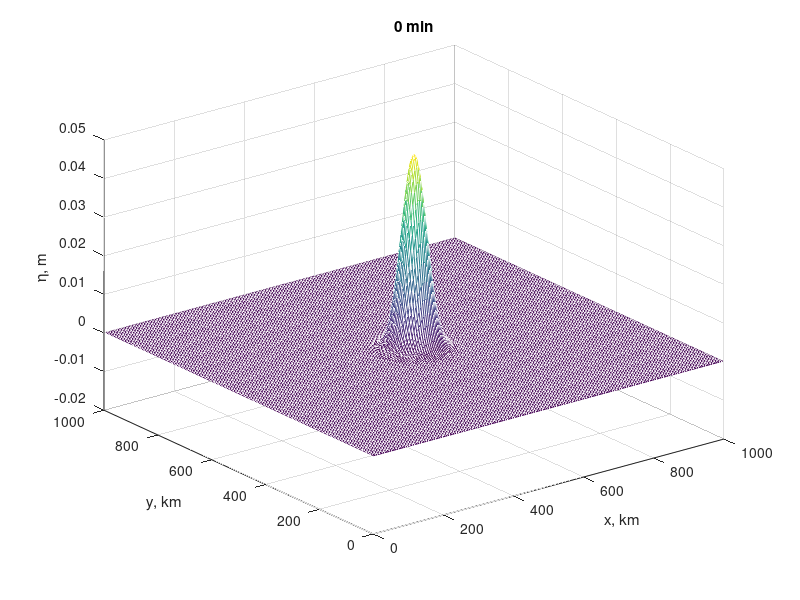

Here is the MATLAB script that generated this plot: (Note: this script raises an error after producing the figure.)
clear all;close all;clc

% 非线性潮波方程eq 3.5.1 孙文心 江文胜 李磊教科书

f=3.e-3; %Coriolis parameter s^-1
Cd=1.e-5; %Drag coefficiant, non-dimensional
g=9.8; %gravitational acceleration, m/s^2
L=1.e6;% dimension of the domain in meter
Nx=200; %no. of grid in each direction
Ny=Nx;
dx=L/Nx; %grid size, in m
xc=0.5*Nx; %center of the initial perturbation

% initialize the matrix
u=zeros(Nx,Ny); %u(n)
v=zeros(Nx,Ny); %v(n)
eta=zeros(Nx,Ny); %eta(n)
h=zeros(Nx,Ny);
u1=u; %u(n+1)
v1=v; %v(n+1)
eta1=eta; %eta(n+1)
d=u;
e=u;
beta1=u; %coe used in the frictin term
beta2=u; %coe used in the friction term
us=u; %imnmediate step u*
vs=v; %immediate step v*


[X,Y]=meshgrid(1:Nx,1:Ny);
H0=2000; %mean water depth,
h=H0*(1-0.8*exp( (-(X-xc*1.6).^2-(Y-xc*1.6).^2))); %add bathmetry
figure;mesh((1:Nx)*dx*1.e-3,(1:Nx)*dx*1.e-3,-h);colorbar;title('bathmetry, m')
xlabel('x, km')
ylabel('y, km')


dt=min([dx/sqrt(g*max(h(:))),Cd/f^2]); %time step, s
% dt=10; %time step in seconds
ns=max([10/dt, 20]);

%initial surf ssh
eta=0.05*exp( -(X-xc).^2/8^2-(Y-xc).^2/8^2);
H=eta+h;

ju=2:Nx-1; %x-grid (eastward) indices for u and d
ku=1:Ny-1; %y-grid (northward)indicces for u and d
d(ju,ku)=0.5*( H(ju,ku)+H(ju-1,ku) );

jv=1:Nx-1; %x-grid (eastward) indices for v and e
kv=2:Ny-1; %y-grid (northward)indicces for v and e
e(jv,kv)=0.5*( H(jv,kv)+H(jv,kv-1) );

je=jv;   % x-grid (eastward) indices for eta
ke=ku;  % y-grid (northward) indices for eta

ts=sum(eta(:)); %used for check mass conservation;
disp(['initial mass is ',num2str(ts),'!']);



niter=0;T=0;
while niter*dt<(1801.1*10)/2
    % ======================================第一步=============================
    % 3.5.1第一式先算水位
    eta1(je,ke)=eta(je,ke)-(d(je+1,ke).*u(je+1,ke)-d(je,ke).*u(je,ke)......
        +e(je,ke+1).*v(je,ke+1)-e(je,ke).*v(je,ke))*dt/dx;

    % update H， d， e， and the coeff beta1 beta2 used in eq. 3.5.1'
    H=eta1+h;
    d(ju,ku)=0.5*( H(ju,ku)+H(ju-1,ku) );
    e(jv,kv)=0.5*( H(jv,kv)+H(jv,kv-1) );
    beta1(ju,ku)=Cd*sqrt( u(ju,ku).^2 +......
        0.25^2*(v(ju,ku+1)+v(ju,ku)+v(ju-1,ku)+v(ju-1,ku+1)).^2 ......
        )./d(ju,ku);
    beta2(jv,kv)=Cd*sqrt( v(jv,kv).^2 +......
        0.25^2*(u(jv,kv)+u(jv+1,kv)+u(jv,kv-1)+u(jv+1,kv-1)).^2 ......
        )./e(jv,kv);

    % % % eq. 3.5.1': 中间时刻u*=us v*=vs,
    us(ju,ku) = u(ju,ku) + f*dt*0.25*( v(ju,ku+1)+v(ju,ku)+v(ju-1,ku)+v(ju-1,ku+1) ) ......
        - g*dt/dx*( eta1(ju,ku)-eta1(ju-1,ku) );
    us(ju,ku) = us(ju,ku)./(1+beta1(ju,ku)*dt);
    vs(jv,kv) = v(jv,kv) - f*dt*0.25*( u(jv,kv)+u(jv+1,kv)+u(jv,kv-1)+u(jv+1,kv-1) ) ......
        - g*dt/dx*( eta1(jv,kv)-eta1(jv,kv-1) );
    vs(jv,kv) = vs(jv,kv)./(1+beta2(jv,kv)*dt);


    %================================= 第二步  ================================
    % Coeffs in the 2nd step, eq.3.5.2'
    lambd=zeros(Nx,Ny);
    lambdr=zeros(Nx,Ny);
    lambdl=zeros(Nx,Ny);
    nu=zeros(Nx,Ny);
    nuu=zeros(Nx,Ny);
    nud=zeros(Nx,Ny);

    lambd(ju,ku)=0.25*(us(ju-1,ku)+2*us(ju,ku)+us(ju+1,ku))*dt/(2*dx);
    nuu(ju,ku)=(vs(ju-1,ku+1)+vs(ju,ku+1))*dt/(4*dx);
    nud(ju,ku)=(vs(ju-1,ku)+vs(ju,ku))*dt/(4*dx);

    nu(jv,kv)=0.25*(vs(jv,kv-1)+2*vs(jv,kv)+vs(jv,kv+1))*dt/(2*dx);
    lambdr(jv,kv)=(us(jv+1,kv)+us(jv+1,kv-1))*dt/(4*dx);
    lambdl(jv,kv)=(us(jv,kv)+us(jv,kv-1))*dt/(4*dx);

    for jj=2:Nx-1
        for kk=1:Ny-1
            if kk>1
                u1(jj,kk)=(1+lambd(jj,kk)+nuu(jj,kk))*us(jj,kk)......
                    -lambd(jj,kk)*(us(jj+1,kk)-u1(jj-1,kk))......
                    -nuu(jj,kk)*us(jj,kk+1) + nud(jj,kk)*u1(jj,kk-1);
            else
                u1(jj,kk)=(1+lambd(jj,kk)+nuu(jj,kk))*us(jj,kk)......
                    -lambd(jj,kk)*(us(jj+1,kk)-u1(jj-1,kk))......
                    -nuu(jj,kk)*us(jj,kk+1) +       0; %this boundary condition could be improved!
            end
            u1(jj,kk)=u1(jj,kk)/(1+lambd(jj,kk)+nud(jj,kk));
        end
    end


    for kk=2:Ny-1
        for jj=1:Nx-1
            if jj>1
                v1(jj,kk)=(1+lambdr(jj,kk)+nu(jj,kk))*vs(jj,kk)......
                    -nu(jj,kk)*(vs(jj,kk+1)-v1(jj,kk-1))......
                    -lambdr(jj,kk)*vs(jj+1,kk) + lambdl(jj,kk)*v1(jj-1,kk);
            else
                v1(jj,kk)=(1+lambdr(jj,kk)+nu(jj,kk))*vs(jj,kk)......
                    -nu(jj,kk)*(vs(jj,kk+1)-v1(jj,kk-1))......
                    -lambdr(jj,kk)*vs(jj+1,kk) + 0;
            end
            v1(jj,kk)=v1(jj,kk)/(1+lambdl(jj,kk)+nu(jj,kk));
        end
    end


    %======================= 第三步 n+1时刻(eta, d, e) -> n+2时刻的eta=============
    eta(je,ke)=eta1(je,ke)-(d(je+1,ke).*u1(je+1,ke)-d(je,ke).*u1(je,ke)+......
        e(je,ke+1).*v1(je,ke+1)-e(je,ke).*v1(je,ke))*dt/dx;

    % update beta1 beta2 again for eq.3.5.1'
    H=eta+h;
    d(ju,ku)=0.5*( H(ju,ku)+H(ju-1,ku) );
    e(jv,kv)=0.5*( H(jv,kv)+H(jv,kv-1) );
    beta1(ju,ku)=Cd*sqrt( u1(ju,ku).^2 +......
        0.25^2*(v1(ju,ku+1)+v1(ju,ku)+v1(ju-1,ku)+v1(ju-1,ku+1)).^2 ......
        )./d(ju,ku);
    beta2(jv,kv)=Cd*sqrt( v1(jv,kv).^2 +......
        0.25^2*(u1(jv,kv)+u1(jv+1,kv)+u1(jv,kv-1)+u1(jv+1,kv-1)).^2 ......
        )./e(jv,kv);

    % % % eq. 3.5.1': 注意是n+1和n+2时刻的中间时刻
    us(ju,ku)=u1(ju,ku)+f*dt*0.25*(v1(ju,ku+1)+v1(ju,ku)+v1(ju-1,ku)+v1(ju-1,ku+1))......
        -g*dt/dx*( eta(ju,ku)-eta(ju-1,ku) );
    us(ju,ku)=us(ju,ku)./(1+beta1(ju,ku)*dt);
    vs(jv,kv)=v1(jv,kv)-f*dt*0.25*(u1(jv,kv)+u1(jv+1,kv)+u1(jv,kv-1)+u1(jv+1,kv-1))......
        -g*dt/dx*( eta(jv,kv)-eta(jv,kv-1) );
    vs(jv,kv)=vs(jv,kv)./(1+beta2(jv,kv)*dt);


    %================================= 第四步  ================================
    % Coeffs in the 2nd step, eq.3.5.2'
    lambd=zeros(Nx,Ny);
    lambdr=zeros(Nx,Ny);
    lambdl=zeros(Nx,Ny);
    nu=zeros(Nx,Ny);
    nuu=zeros(Nx,Ny);
    nud=zeros(Nx,Ny);

    lambd(ju,ku)=0.25*(us(ju-1,ku)+2*us(ju,ku)+us(ju+1,ku))*dt/(2*dx);
    nuu(ju,ku)=(vs(ju-1,ku+1)+vs(ju,ku+1))*dt/(4*dx);
    nud(ju,ku)=(vs(ju-1,ku)+vs(ju,ku))*dt/(4*dx);

    nu(jv,kv)=0.25*(vs(jv,kv-1)+2*vs(jv,kv)+vs(jv,kv+1))*dt/(2*dx);
    lambdr(jv,kv)=(us(jv+1,kv)+us(jv+1,kv-1))*dt/(4*dx);
    lambdl(jv,kv)=(us(jv,kv)+us(jv,kv-1))*dt/(4*dx);

    for jj=Nx-1:-1:2
        for kk=Ny-1:-1:1
            if kk>1
                u(jj,kk)=(1+lambd(jj,kk)+nud(jj,kk))*us(jj,kk)......
                    -lambd(jj,kk)*(u(jj+1,kk)-us(jj-1,kk))......
                    -nuu(jj,kk)*u(jj,kk+1) + nud(jj,kk)*us(jj,kk-1) ;
            else
                u(jj,kk)=(1+lambd(jj,kk)+nud(jj,kk))*us(jj,kk)......
                    -lambd(jj,kk)*(u(jj+1,kk)-us(jj-1,kk))......
                    -nuu(jj,kk)*u(jj,kk+1) +0 ;
            end
            u(jj,kk)=u(jj,kk)/(1+lambd(jj,kk)+nuu(jj,kk));
        end
    end

    for kk=Ny-1:-1:2
        for jj=Nx-1:-1:1
            if jj>1
                v(jj,kk)=(1+lambdl(jj,kk)+nu(jj,kk))*vs(jj,kk)......
                    -nu(jj,kk)*(v(jj,kk+1)-vs(jj,kk-1))......
                    -lambdr(jj,kk)*v(jj+1,kk) + lambdl(jj,kk)*vs(jj-1,kk);
            else
                v(jj,kk)=(1+lambdl(jj,kk)+nu(jj,kk))*vs(jj,kk)......
                    -nu(jj,kk)*(v(jj,kk+1)-vs(jj,kk-1))......
                    -lambdr(jj,kk)*v(jj+1,kk) + 0;
            end
            v(jj,kk)=v(jj,kk)/(1+lambdr(jj,kk)+nu(jj,kk));
        end
    end

    drawnow
    if mod(niter,ns)==0
        clf
        mesh((1:Nx)*dx*1.e-3,(1:Nx)*dx*1.e-3,eta);
        set(gca,'zlim',[-0.02  0.05])
        zlabel('\eta, m')
%                 imagesc((1:Nx)*dx*1.e-3,(1:Nx)*dx*1.e-3,eta');

        title([num2str(round(T/60)),' min'])
        xlabel('x, km')
        ylabel('y, km')
        zlabel('\eta, m')


        frame = getframe(gcf);
        im = frame2im(frame);
        [imind,cm] = rgb2ind(im,256);
        if niter == 0
            imwrite(imind,cm,'assignment2_6_nonlinear-HN-eq3-5-1.gif','gif', 'Loopcount',inf);
        else
            imwrite(imind,cm,'assignment2_6_nonlinear-HN-eq3-5-1.gif','gif','WriteMode','append');
        end

        dt=min([dx/sqrt(g*max(h(:))),Cd/f^2]); %time step, s

    end

    niter=niter+1;
    T=T+dt;
    ts=[ts sum(eta(:))];
end







